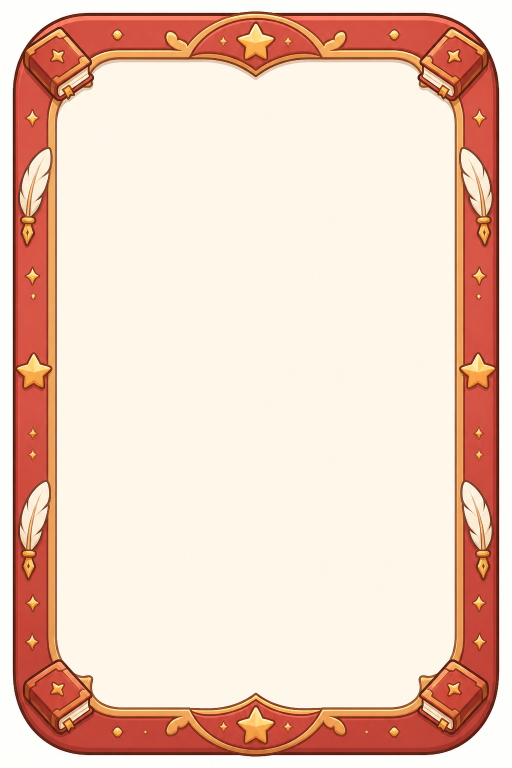
#> input picture docs/design/assets/border_card_attack.png, 1024 x 1536 px, found by its file name (shown at 1/2 size)
$ python verify_card.py Assets/UI/cardframes/border_card_attack.png --type attack
#> lines starting #> are read from the running program, lines starting #| are printed output that depends on the picture
#!/usr/bin/env python3
"""卡牌资产自动验收——《记忆勇者》卡背/卡框发布前量化检查。

历史教训（frame-pipeline-pitfalls.md）：多轮返工源于交付前缺少系统自检，
每轮只修用户指出的点、修 A 破 B。本脚本把量化检查固化，任何改动后跑一遍
自证，避免"你看下→再修"的循环。

检查项（全部通过 exit 0）：
  1. 3:4 比例（±1%）
  2. 黑不透明像素 = 0（`sum(RGB)<30 & alpha==255`——拼接画布透明黑暴露等）
  3. 四角透明（圆角 alpha=0）
  4. 边带宽度：四边中线扫描 20–32px（程序环 26±6）
  5. 描边主色偏差：主段（距缘 8–20px）中位色 vs 类型色板（RING_PALETTES
     主环色）偏差和 < 40（--type 指定；不传则跳过）
  6. 窗镂空：窗中心（0.42h, w/2）alpha=0（默认检查；卡背用 --no-window）
  7. 描边沿边波动：边带区相邻行均差 < 8（生长/重绘条纹与断层检测）

用法：
    python tools/art/scripts/verify_card.py Assets/UI/cardframes/border_card_attack.png --type attack
    python tools/art/scripts/verify_card.py Assets/UI/cardbacks/cardback_universal.png --no-window
    python tools/art/scripts/verify_card.py Assets/UI/cardframes/border_card_*.png --type attack  # 逐个
"""

import argparse
import math
import os
import sys

import numpy as np
from PIL import Image

# 与 roundify_card.RING_PALETTES 对齐的主环色（验收参照）
PALETTES = {
    "attack": (139, 44, 44),
    "skill": (44, 74, 139),
    "ability": (91, 44, 139),
    "curse": (58, 42, 58),
}


def creamish(a):
    return (np.abs(a[..., 0] - 249) < 26) & (np.abs(a[..., 1] - 234) < 26) \
        & (np.abs(a[..., 2] - 206) < 30)


def check(path, type_key, expect_window, no_band=False):
#> called with type_key = 'attack', expect_window = True, no_band = False
    issues = []
    im = Image.open(path)
#> im is the input picture: PIL image 1024x1536 RGB; mean R, G, B 237.8, 207.5, 191.5
    if im.mode != "RGBA":
        issues.append(f"mode={im.mode}，应为 RGBA")
    a = np.asarray(im.convert("RGBA"))
    h, w = a.shape[:2]
#> h = 1536; w = 1024
    rgb = a[..., :3].astype(int)
    alpha = a[..., 3]
#> alpha: shape (1536, 1024); every value is 255

    # 1 比例
    if abs(w / h - 3 / 4) > 0.01:
        issues.append(f"比例 {w}x{h} 非 3:4")

    # 2 黑像素
    black = int(((rgb.sum(axis=2) < 30) & (alpha == 255)).sum())
#> black = 0
    if black:
        issues.append(f"黑不透明像素 {black}（应为 0）")

    # 3 四角透明
    corners = [alpha[2, 2], alpha[2, w - 3], alpha[h - 3, 2], alpha[h - 3, w - 3]]
#> corners = [255, 255, 255, 255]
    if max(corners) > 8:
        issues.append(f"四角 alpha {corners}（应为 0）")

    # 4 程序环完整性：0–26px 环带区不应出现卡面奶油（程序描边环 26px，
    #   环外内容层装饰（底座/金线）不参与判定——"到首奶油距离"会把贴边
    #   装饰误报为边带宽，已踩坑）。只统计不透明像素：圆角外透明区的
    #   RGB 底色（程序生成资产常为奶油画布）不参与判定。
    if not no_band:
        for name, band, aband in (("左", rgb[:, 0:26], alpha[:, 0:26]),
                                   ("右", rgb[:, -26:], alpha[:, -26:]),
                                   ("上", rgb[0:26], alpha[0:26]),
                                   ("下", rgb[-26:], alpha[-26:])):
            cream_ratio = float((creamish(band) & (aband == 255)).mean())
            if cream_ratio > 0.05:
                issues.append(f"边带{name}环带区含卡面奶油 {cream_ratio:.0%}")
#> this loop made 4 passes
#> (name, cream_ratio) on passes 1 to 4: ('左', 0.000225), ('右', 0.00015), ('上', 0.00203), ('下', 0.0015)
#> after the loop, issues = ['mode=RGB，应为 RGBA', '比例 1024x1536 非 3:4', '四角 alpha [255, 255, 255, 255]（应为 0）']

    # 5 主色偏差
    if not no_band and type_key and type_key in PALETTES:
        yy, xx = np.mgrid[0:h, 0:w]
        d = np.minimum(np.minimum(xx, w - 1 - xx), np.minimum(yy, h - 1 - yy))
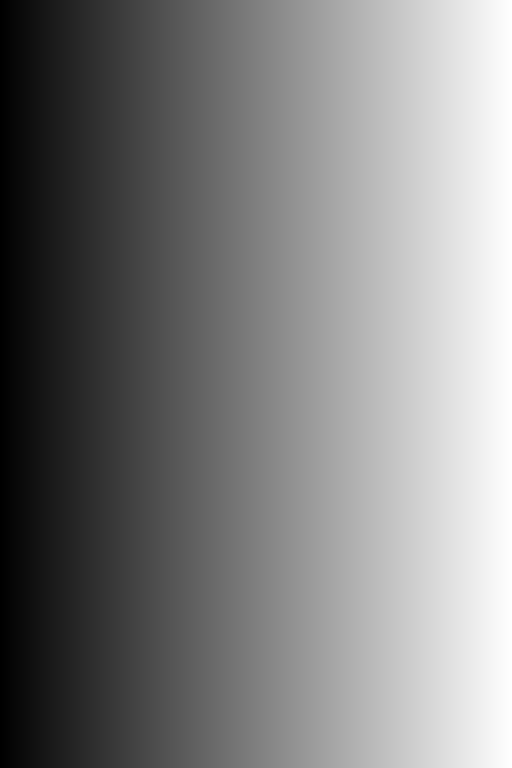
#> xx: shape (1536, 1024) int64 (shown at 1/2 size); min 0, max 1023, mean 511.5; drawn with min black and max white
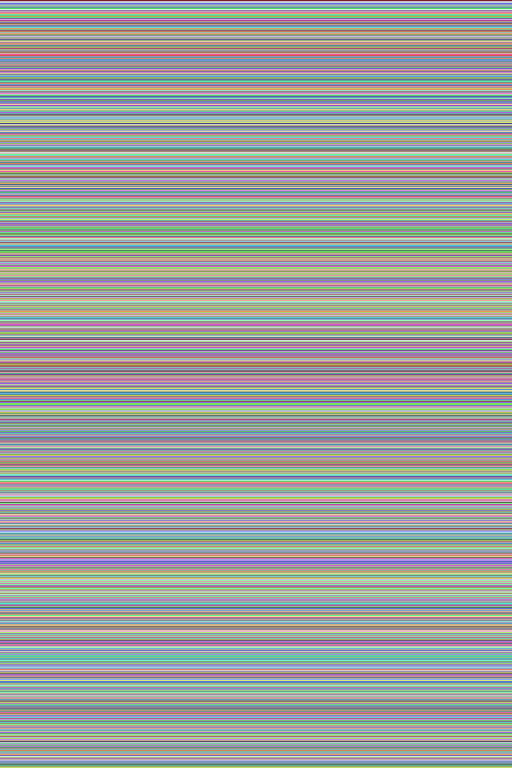
#> yy: shape (1536, 1024) int64 (shown at 1/2 size); 1536 distinct labels, from 0 to 1535; one colour per label, 0 black
        zone = (d > 8) & (d < 20)
        med = np.median(rgb[zone], axis=0).astype(int)
#> med = [254, 254, 252]
        dev = int(np.abs(med - np.array(PALETTES[type_key])).sum())
#> dev = 533
        if dev > 40:
            issues.append(f"描边主色偏差和 {dev}（应 <40，实测 {tuple(med)} vs 色板 {PALETTES[type_key]}）")

    # 6 窗镂空
    if no_band:
        pass
    elif expect_window:
        wc = alpha[int(h * 0.42), w // 2]
#> wc = 255
        if wc > 8:
            issues.append(f"窗中心 alpha={wc}（插画窗应镂空）")
        win_px = int((alpha < 128).sum())
#> win_px = 0
        if win_px < h * w * 0.03:
            issues.append(f"镂空区过小 {win_px}px")

        # 6b 洞边残留（分层镂空验收）：从窗中心向 24 向发射线，首个不透明
        # 像素若仍是窗底色（与窗中心 RGB 差和 <48）→ 洞外残留窗底色环
        # （旧版"洞<真窗、插画漂在异色环里"的根因量化）
        cy0, cx0 = int(h * 0.42), w // 2
#> cy0 = 645; cx0 = 512
        ref = rgb[cy0, cx0]
#> ref = [254, 247, 234]
        bad = []
        for k in range(24):
            ang = k * math.pi / 12
            dx, dy = math.cos(ang), math.sin(ang)
            for r in range(4, int(min(h, w) * 0.45)):
                x, y = int(cx0 + dx * r), int(cy0 + dy * r)
                if not (0 <= x < w and 0 <= y < h):
                    break
                if alpha[y, x] >= 200:
                    if int(np.abs(rgb[y, x].astype(int) - ref).sum()) < 48:
                        bad.append((k, r, tuple(rgb[y, x])))
                    break
#> after the loop, bad = 24 items
        if bad:
            issues.append(f"洞边残留窗底色 {len(bad)}/24 向（如向{bad[0][0]} r={bad[0][1]} 色{bad[0][2]}）——洞应贴到金饰内沿")

    # 7 沿边波动
    strip = (rgb if no_band else rgb[:, w - 18:w - 8]).astype(float).mean(axis=1)
#> strip = 1536 rows, first 8: [253.5, 254, 250.8], [254, 253.9, 250.7], [253.1, 253, 250.9], [253.2, 253, 251], [253.9, 254, 251.4], [253.4, 253.7, 251.3], [253.4, 253.6, 251.2], [253.4, 253.6, 251.3]
    wav = float(np.abs(np.diff(strip, axis=0)).mean())
#> wav = 0.136
    if wav > 8:
        issues.append(f"边带沿边波动 {wav:.1f}（应 <8，疑似条纹/断层）")

    return issues


def main():
    ap = argparse.ArgumentParser(description=__doc__.splitlines()[0])
    ap.add_argument("paths", nargs="+", help="asset PNG paths")
    ap.add_argument("--type", choices=list(PALETTES), help="type for palette check (skip if omitted)")
    ap.add_argument("--no-window", action="store_true", help="skip hollow-window check (cardback)")
    args = ap.parse_args()

    failed = 0
    for p in args.paths:
        if not os.path.isfile(p):
            print(f"FAIL  {p}: 文件不存在")
            failed += 1
            continue
        try:
            issues = check(p, args.type, not args.no_window, no_band=args.no_window)
#> issues = 7 items
        except Exception as e:
            issues = [f"异常: {type(e).__name__}: {e}"]
        if issues:
            failed += 1
            print(f"FAIL  {p}")
            for it in issues:
                print(f"      - {it}")
#> this loop made 7 passes
#> it on passes 1, 2, 3, 5, 6: 'mode=RGB，应为 RGBA', '比例 1024x1536 非 3:4', '四角 alpha [255, 255, 255, 255]（应为 0）', '窗中心 alpha=255（插画窗应镂空）', '镂空区过小 0px'
#|       - mode=RGB，应为 RGBA
#|       - 比例 1024x1536 非 3:4
#|       - 四角 alpha [255, 255, 255, 255]（应为 0）
#|       - 描边主色偏差和 533（应 <40，实测 (254, 254, 252) vs 色板 (139, 44, 44)）
#|       - 窗中心 alpha=255（插画窗应镂空）
#|       - 镂空区过小 0px
#|       - 洞边残留窗底色 24/24 向（如向0 r=4 色(253, 247, 234)）——洞应贴到金饰内沿
        else:
            print(f"PASS  {p}")
#> (the run stopped early here; a loop or call above may not have finished)
